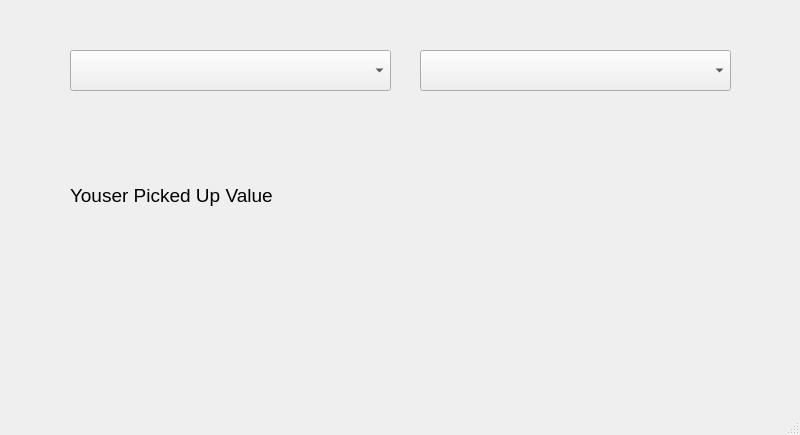
<?xml version="1.0" encoding="UTF-8"?>
<ui version="4.0">
 <class>MainWindow</class>
 <widget class="QMainWindow" name="MainWindow">
  <property name="geometry">
   <rect>
    <x>0</x>
    <y>0</y>
    <width>800</width>
    <height>435</height>
   </rect>
  </property>
  <property name="windowTitle">
   <string>MainWindow</string>
  </property>
  <widget class="QWidget" name="centralwidget">
   <widget class="QComboBox" name="comboBox">
    <property name="geometry">
     <rect>
      <x>70</x>
      <y>50</y>
      <width>321</width>
      <height>41</height>
     </rect>
    </property>
    <property name="font">
     <font>
      <pointsize>14</pointsize>
     </font>
    </property>
   </widget>
   <widget class="QComboBox" name="comboBox_2">
    <property name="geometry">
     <rect>
      <x>420</x>
      <y>50</y>
      <width>311</width>
      <height>41</height>
     </rect>
    </property>
    <property name="font">
     <font>
      <pointsize>14</pointsize>
     </font>
    </property>
   </widget>
   <widget class="QLabel" name="label">
    <property name="geometry">
     <rect>
      <x>70</x>
      <y>160</y>
      <width>331</width>
      <height>71</height>
     </rect>
    </property>
    <property name="font">
     <font>
      <pointsize>14</pointsize>
     </font>
    </property>
    <property name="text">
     <string>Youser Picked Up Value</string>
    </property>
   </widget>
  </widget>
  <widget class="QMenuBar" name="menubar">
   <property name="geometry">
    <rect>
     <x>0</x>
     <y>0</y>
     <width>800</width>
     <height>27</height>
    </rect>
   </property>
  </widget>
  <widget class="QStatusBar" name="statusbar"/>
 </widget>
 <resources/>
 <connections/>
</ui>
